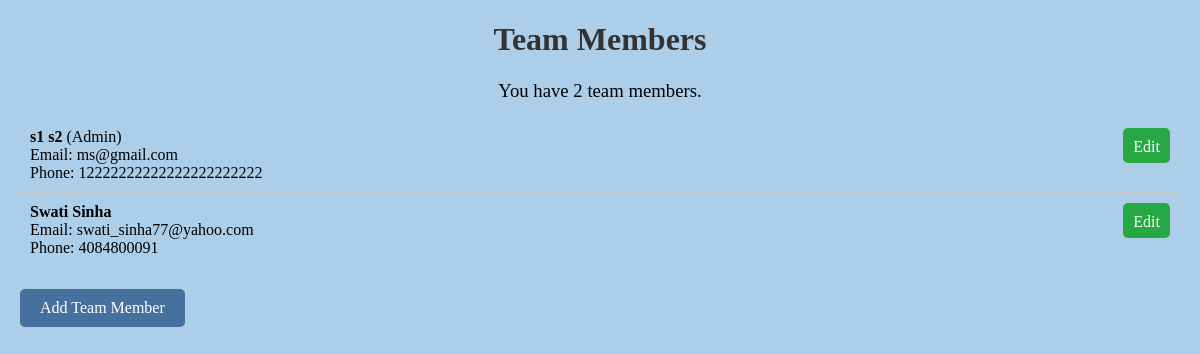
Page /api/ on the earlier database version.
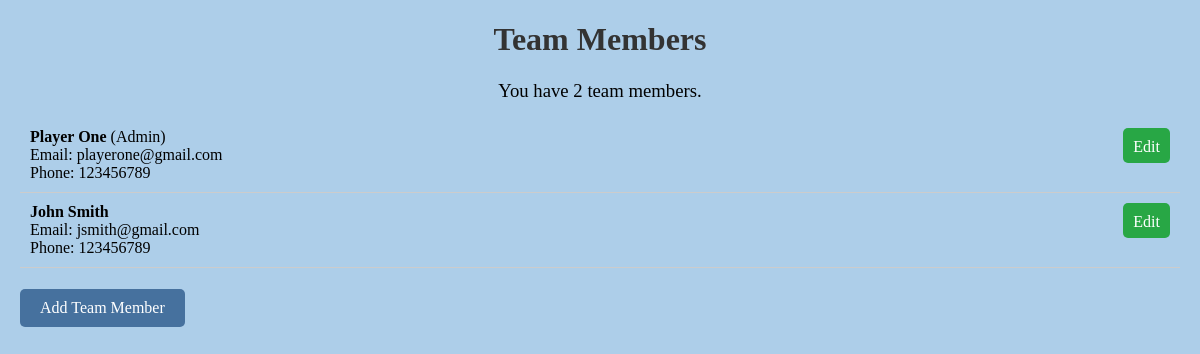
Same page on the later database version.
### myapp/models.py (models this page shows, shortened)
class TeamMember(models.Model):
    ROLE_CHOICES = [
        ('admin', 'Admin'),
        ('regular', 'Regular'),
    ]
    first_name = models.CharField(max_length=100)
    last_name = models.CharField(max_length=100)
    email = models.EmailField(unique=True)
    phone_regex = RegexValidator(regex=r'^\+?1?\d{9,15}$', message="Phone number must be entered in the format: '+999999999'. Up to 15 digits allowed.")
    phone_number = models.CharField(validators=[phone_regex], max_length=17, blank=True) # Validators should be a list
    role = models.CharField(max_length=100)
    created_at = models.DateTimeField(auto_now_add=True)

### myapp/views.py (the view)
# urls.py: path('', team_members_list, name='team_members_list'),
def team_members_list(request):
    team_members = TeamMember.objects.all()
    return render(request, 'team_members_list.html', {'team_members': team_members})

### myapp/templates/team_members_list.html (shortened to what this page needs)
<!DOCTYPE html>
<html lang="en">
<head>
</head>
<body>
    <h1>Team Members</h1>
    <h3> You have {{ team_members|length }} team members. </h3>
    <ul class="team-list">
        {% for member in team_members %}
        <li>
            <span>
                <strong>{{ member.first_name }} {{ member.last_name }}</strong>
                {% if member.role == 'admin' %}
                    (Admin)
                {% endif %}
                <br>
                Email: {{ member.email }}<br>
                Phone: {{ member.phone_number }}<br>
            </span>
            <a href="{% url 'edit_team_member' member.id %}" class="edit-button">Edit</a>
        </li>
        {% endfor %}
    </ul>
    <a href="{% url 'add_team_member' %}" class="add-button"> Add Team Member</a>
</body>
</html>

Differences in the rows shown:
changed TeamMember: first_name "s1" → "Player"; last_name "s2" → "One"; email "ms@gmail.com" → "playerone@gmail.com"; phone_number "12222222222222222222222" → "123456789"
changed TeamMember: first_name "Swati" → "John"; last_name "Sinha" → "Smith"; email "swati_sinha77@yahoo.com" → "jsmith@gmail.com"; phone_number "4084800091" → "123456789"
